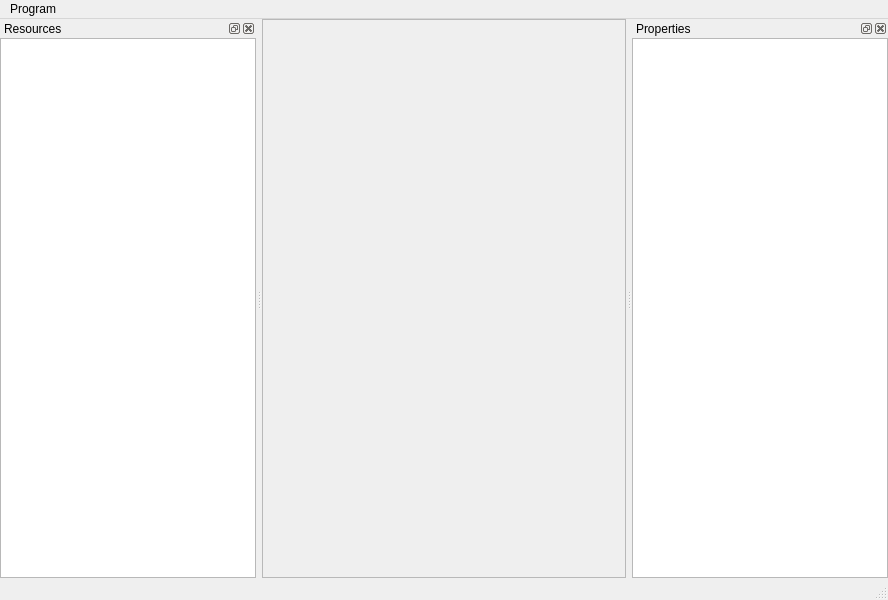
<?xml version="1.0" encoding="UTF-8"?>
<ui version="4.0">
 <class>MainWindow</class>
 <widget class="QMainWindow" name="MainWindow">
  <property name="geometry">
   <rect>
    <x>0</x>
    <y>0</y>
    <width>888</width>
    <height>600</height>
   </rect>
  </property>
  <property name="windowTitle">
   <string>Caesar III Resource Viewer</string>
  </property>
  <widget class="QWidget" name="centralwidget">
   <layout class="QVBoxLayout" name="verticalLayout">
    <property name="spacing">
     <number>0</number>
    </property>
    <property name="leftMargin">
     <number>0</number>
    </property>
    <property name="topMargin">
     <number>0</number>
    </property>
    <property name="rightMargin">
     <number>0</number>
    </property>
    <property name="bottomMargin">
     <number>0</number>
    </property>
    <item>
     <widget class="QScrollArea" name="scrollArea">
      <property name="widgetResizable">
       <bool>true</bool>
      </property>
      <widget class="QWidget" name="cScrollArea">
       <property name="geometry">
        <rect>
         <x>0</x>
         <y>0</y>
         <width>372</width>
         <height>548</height>
        </rect>
       </property>
      </widget>
     </widget>
    </item>
   </layout>
  </widget>
  <widget class="QMenuBar" name="menubar">
   <property name="geometry">
    <rect>
     <x>0</x>
     <y>0</y>
     <width>888</width>
     <height>25</height>
    </rect>
   </property>
   <widget class="QMenu" name="menuProgram">
    <property name="title">
     <string>Program</string>
    </property>
    <addaction name="separator"/>
    <addaction name="actionChoose_Directory"/>
    <addaction name="separator"/>
    <addaction name="actionExit"/>
   </widget>
   <addaction name="menuProgram"/>
  </widget>
  <widget class="QStatusBar" name="statusbar"/>
  <widget class="QDockWidget" name="cResourceDocker">
   <property name="windowTitle">
    <string>Resources</string>
   </property>
   <attribute name="dockWidgetArea">
    <number>1</number>
   </attribute>
   <widget class="QWidget" name="dockWidgetContents">
    <layout class="QVBoxLayout" name="verticalLayout_2">
     <property name="spacing">
      <number>0</number>
     </property>
     <property name="leftMargin">
      <number>0</number>
     </property>
     <property name="topMargin">
      <number>0</number>
     </property>
     <property name="rightMargin">
      <number>0</number>
     </property>
     <property name="bottomMargin">
      <number>0</number>
     </property>
     <item>
      <widget class="QTreeView" name="cResourcesView">
       <property name="sizePolicy">
        <sizepolicy hsizetype="Preferred" vsizetype="Preferred">
         <horstretch>0</horstretch>
         <verstretch>0</verstretch>
        </sizepolicy>
       </property>
       <property name="headerHidden">
        <bool>true</bool>
       </property>
      </widget>
     </item>
    </layout>
   </widget>
  </widget>
  <widget class="QDockWidget" name="dockWidget">
   <property name="windowTitle">
    <string>Properties</string>
   </property>
   <attribute name="dockWidgetArea">
    <number>2</number>
   </attribute>
   <widget class="QWidget" name="dockWidgetContents_2">
    <layout class="QVBoxLayout" name="verticalLayout_3">
     <property name="spacing">
      <number>0</number>
     </property>
     <property name="leftMargin">
      <number>0</number>
     </property>
     <property name="topMargin">
      <number>0</number>
     </property>
     <property name="rightMargin">
      <number>0</number>
     </property>
     <property name="bottomMargin">
      <number>0</number>
     </property>
     <item>
      <widget class="QTableView" name="cPropertiesView">
       <property name="sizePolicy">
        <sizepolicy hsizetype="Preferred" vsizetype="Preferred">
         <horstretch>0</horstretch>
         <verstretch>0</verstretch>
        </sizepolicy>
       </property>
       <property name="selectionBehavior">
        <enum>QAbstractItemView::SelectRows</enum>
       </property>
       <attribute name="horizontalHeaderVisible">
        <bool>true</bool>
       </attribute>
       <attribute name="horizontalHeaderCascadingSectionResizes">
        <bool>true</bool>
       </attribute>
       <attribute name="horizontalHeaderStretchLastSection">
        <bool>true</bool>
       </attribute>
       <attribute name="verticalHeaderVisible">
        <bool>false</bool>
       </attribute>
      </widget>
     </item>
    </layout>
   </widget>
  </widget>
  <action name="actionOpen_Language_File">
   <property name="text">
    <string>Open Language File</string>
   </property>
  </action>
  <action name="actionOpen_Image_File">
   <property name="text">
    <string>Open Image File</string>
   </property>
  </action>
  <action name="actionOpen_SMK_File">
   <property name="text">
    <string>Open SMK File</string>
   </property>
  </action>
  <action name="actionExit">
   <property name="text">
    <string>Exit</string>
   </property>
  </action>
  <action name="actionChoose_Directory">
   <property name="text">
    <string>Choose Directory</string>
   </property>
  </action>
 </widget>
 <resources/>
 <connections/>
</ui>
